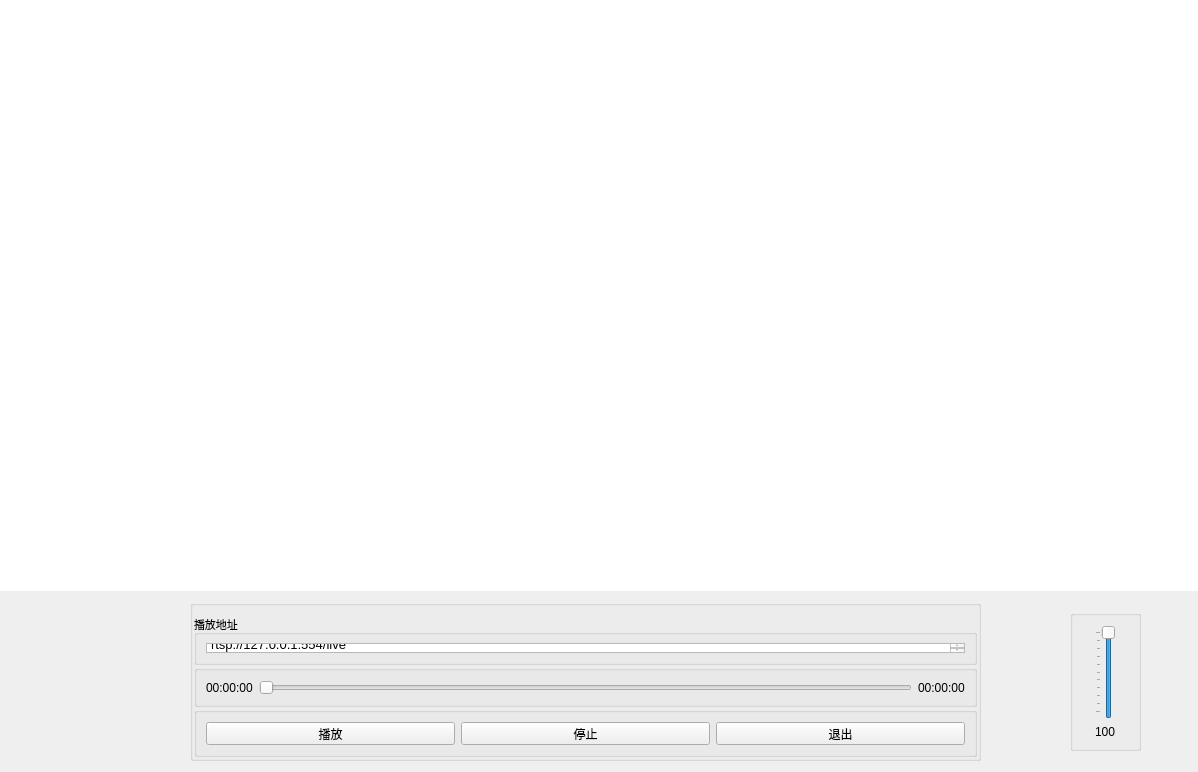
<?xml version="1.0" encoding="UTF-8"?>
<ui version="4.0">
 <class>MainWindow</class>
 <widget class="QMainWindow" name="MainWindow">
  <property name="geometry">
   <rect>
    <x>0</x>
    <y>0</y>
    <width>1198</width>
    <height>772</height>
   </rect>
  </property>
  <property name="windowTitle">
   <string>播放器</string>
  </property>
  <property name="autoFillBackground">
   <bool>false</bool>
  </property>
  <widget class="QWidget" name="centralwidget">
   <widget class="QWidget" name="WGT_Player" native="true">
    <property name="geometry">
     <rect>
      <x>0</x>
      <y>0</y>
      <width>1201</width>
      <height>591</height>
     </rect>
    </property>
    <property name="autoFillBackground">
     <bool>false</bool>
    </property>
    <property name="styleSheet">
     <string notr="true">background-color: rgb(255, 255, 255);</string>
    </property>
   </widget>
   <widget class="QGroupBox" name="groupBox_Volume">
    <property name="geometry">
     <rect>
      <x>1070</x>
      <y>610</y>
      <width>71</width>
      <height>141</height>
     </rect>
    </property>
    <property name="title">
     <string/>
    </property>
    <property name="alignment">
     <set>Qt::AlignCenter</set>
    </property>
    <layout class="QVBoxLayout" name="verticalLayout">
     <item alignment="Qt::AlignHCenter">
      <widget class="CSlider" name="VS_Volume">
       <property name="maximum">
        <number>100</number>
       </property>
       <property name="pageStep">
        <number>10</number>
       </property>
       <property name="value">
        <number>100</number>
       </property>
       <property name="orientation">
        <enum>Qt::Vertical</enum>
       </property>
       <property name="invertedAppearance">
        <bool>false</bool>
       </property>
       <property name="invertedControls">
        <bool>false</bool>
       </property>
       <property name="tickPosition">
        <enum>QSlider::TicksAbove</enum>
       </property>
       <property name="tickInterval">
        <number>10</number>
       </property>
      </widget>
     </item>
     <item alignment="Qt::AlignHCenter">
      <widget class="QLabel" name="LB_Volume">
       <property name="text">
        <string>100</string>
       </property>
      </widget>
     </item>
    </layout>
   </widget>
   <widget class="QGroupBox" name="verticalGroupBox">
    <property name="geometry">
     <rect>
      <x>190</x>
      <y>600</y>
      <width>791</width>
      <height>161</height>
     </rect>
    </property>
    <layout class="QVBoxLayout" name="verticalLayout_2" stretch="0,0,0">
     <property name="spacing">
      <number>0</number>
     </property>
     <property name="leftMargin">
      <number>1</number>
     </property>
     <property name="rightMargin">
      <number>1</number>
     </property>
     <property name="bottomMargin">
      <number>1</number>
     </property>
     <item>
      <widget class="QGroupBox" name="groupBox_URL">
       <property name="font">
        <font>
         <pointsize>8</pointsize>
        </font>
       </property>
       <property name="acceptDrops">
        <bool>false</bool>
       </property>
       <property name="title">
        <string>播放地址</string>
       </property>
       <layout class="QHBoxLayout" name="horizontalLayout_3">
        <item>
         <widget class="QTextEdit" name="EDIT_URL">
          <property name="font">
           <font>
            <family>Microsoft YaHei UI</family>
            <pointsize>10</pointsize>
            <italic>false</italic>
            <bold>false</bold>
           </font>
          </property>
          <property name="styleSheet">
           <string notr="true">font: 10pt &quot;Microsoft YaHei UI&quot;;</string>
          </property>
          <property name="markdown">
           <string>rtsp://127.0.0.1:554/live

</string>
          </property>
          <property name="html">
           <string>&lt;!DOCTYPE HTML PUBLIC &quot;-//W3C//DTD HTML 4.0//EN&quot; &quot;http://www.w3.org/TR/REC-html40/strict.dtd&quot;&gt;
&lt;html&gt;&lt;head&gt;&lt;meta name=&quot;qrichtext&quot; content=&quot;1&quot; /&gt;&lt;meta charset=&quot;utf-8&quot; /&gt;&lt;style type=&quot;text/css&quot;&gt;
p, li { white-space: pre-wrap; }
hr { height: 1px; border-width: 0; }
li.unchecked::marker { content: &quot;\2610&quot;; }
li.checked::marker { content: &quot;\2612&quot;; }
&lt;/style&gt;&lt;/head&gt;&lt;body style=&quot; font-family:'Microsoft YaHei UI'; font-size:10pt; font-weight:400; font-style:normal;&quot;&gt;
&lt;p style=&quot; margin-top:6px; margin-bottom:6px; margin-left:0px; margin-right:0px; -qt-block-indent:0; text-indent:0px;&quot;&gt;rtsp://127.0.0.1:554/live&lt;/p&gt;&lt;/body&gt;&lt;/html&gt;</string>
          </property>
         </widget>
        </item>
       </layout>
      </widget>
     </item>
     <item>
      <widget class="QGroupBox" name="groupBox_Pos">
       <property name="title">
        <string/>
       </property>
       <layout class="QHBoxLayout" name="horizontalLayout_2">
        <item>
         <widget class="QLabel" name="LB_Pos">
          <property name="text">
           <string>00:00:00</string>
          </property>
         </widget>
        </item>
        <item>
         <widget class="CSlider" name="HS_Position">
          <property name="maximum">
           <number>100</number>
          </property>
          <property name="singleStep">
           <number>1</number>
          </property>
          <property name="pageStep">
           <number>1</number>
          </property>
          <property name="orientation">
           <enum>Qt::Horizontal</enum>
          </property>
         </widget>
        </item>
        <item>
         <widget class="QLabel" name="LB_Duration">
          <property name="text">
           <string>00:00:00</string>
          </property>
         </widget>
        </item>
       </layout>
      </widget>
     </item>
     <item>
      <widget class="QGroupBox" name="groupBox_BTN">
       <layout class="QHBoxLayout" name="horizontalLayout_BTN">
        <item>
         <widget class="QPushButton" name="BTN_Play">
          <property name="text">
           <string>播放</string>
          </property>
         </widget>
        </item>
        <item>
         <widget class="QPushButton" name="BTN_Stop">
          <property name="text">
           <string>停止</string>
          </property>
         </widget>
        </item>
        <item>
         <widget class="QPushButton" name="BTN_Exit">
          <property name="text">
           <string>退出</string>
          </property>
         </widget>
        </item>
       </layout>
      </widget>
     </item>
    </layout>
   </widget>
  </widget>
 </widget>
 <customwidgets>
  <customwidget>
   <class>CSlider</class>
   <extends>QSlider</extends>
   <header>cslider.h</header>
  </customwidget>
 </customwidgets>
 <resources/>
 <connections/>
</ui>
